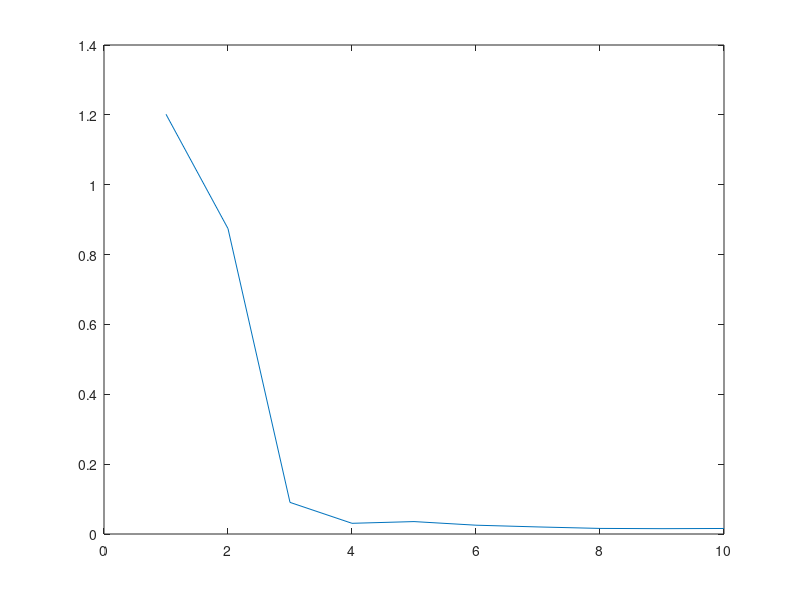

This chart was generated by the following MATLAB code:
rng(100);
P= eye(3)*1E4;
B_bias_est= [0;0;0;];
B_bias_true= randn(3,1);
N=10;
error=zeros(N,1);
for i= 1:N
    S= randn(1,3);
    S= S/norm(S);
    B_true= randn(3,1)*0.5;
    B_measured= B_true+B_bias_true+0.02*randn(3,1);
    SdotB_true= dot(B_true,S);
    SdotB_measured= dot(B_measured,S);
    SdotB_bias= SdotB_measured-SdotB_true;
    g=P*S'/(1+S*P*S');
    P= P-g*S*P;
    B_bias_est= B_bias_est + g*(SdotB_bias-dot(S,B_bias_est));
    %P=P-P*S'*S*P/(1+S*P*S');
    %B_bias_est= B_bias_est + P*S'*(SdotB_bias-dot(S,B_bias_est));
    error(i)=norm(B_bias_est-B_bias_true)
end

plot(error)